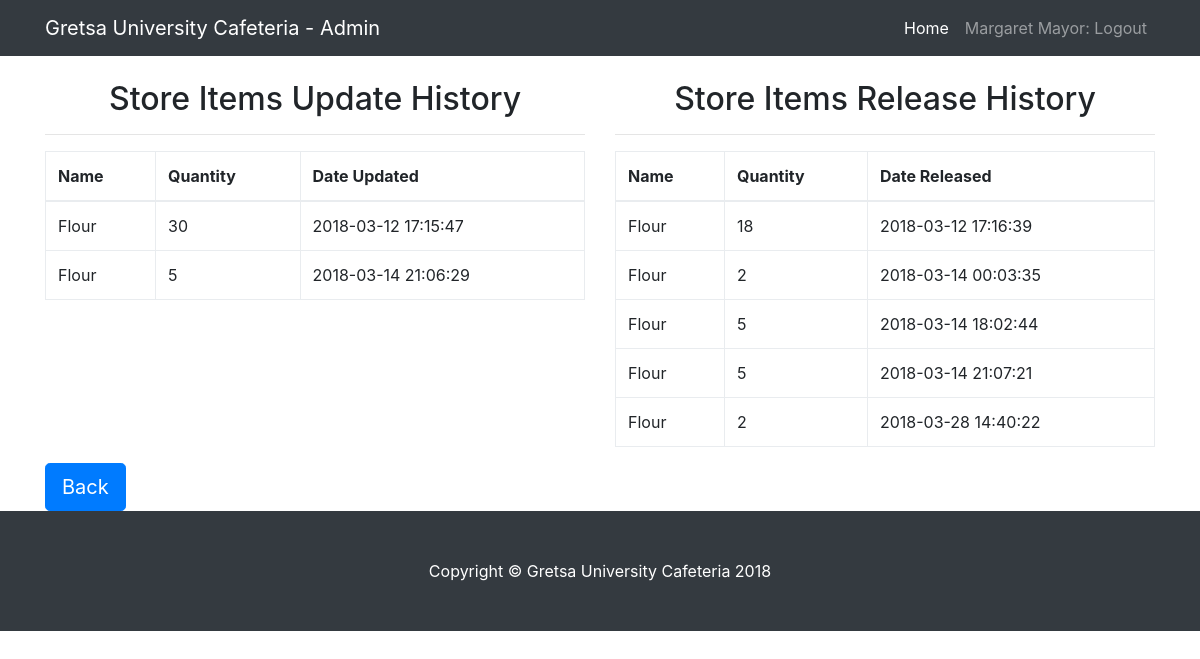
The app's page /admin/viewstock.php?view=1 (signed in) with its own data.
### tables this page shows
CREATE TABLE IF NOT EXISTS `stockupdate` (
  `id` int(11) NOT NULL AUTO_INCREMENT,
  `stockid` int(11) DEFAULT NULL,
  `quantity` double DEFAULT NULL,
  `date` datetime DEFAULT CURRENT_TIMESTAMP,
  PRIMARY KEY (`id`)
);

CREATE TABLE IF NOT EXISTS `stock` (
  `id` int(11) NOT NULL AUTO_INCREMENT,
  `name` varchar(50) NOT NULL DEFAULT '0',
  `date` timestamp NOT NULL DEFAULT CURRENT_TIMESTAMP,
  `quantity` double DEFAULT '0',
  `price` int(11) DEFAULT '0',
  `arch` smallint(6) DEFAULT '0',
  PRIMARY KEY (`id`)
);

CREATE TABLE IF NOT EXISTS `stockrelease` (
  `id` int(11) NOT NULL AUTO_INCREMENT,
  `stockid` int(11) DEFAULT NULL,
  `quantity` double DEFAULT NULL,
  `date` datetime DEFAULT CURRENT_TIMESTAMP,
  PRIMARY KEY (`id`)
);

### admin/viewstock.php (the view, shortened to what this page needs)
<?php
require_once '../core.php';
$id = $_SESSION["adminid"];
$waiterR = $db->query("SELECT * FROM admin WHERE id='$id'");
$waiter = mysqli_fetch_assoc($waiterR);
if(isset($_GET['view'])){
	$vid = $_GET['view'];
	$results = $db->query("SELECT * FROM stock JOIN stockupdate on stock.id = stockupdate.stockid WHERE stock.id = '$vid'");
	$results2 = $db->query("SELECT * FROM stock JOIN stockrelease on stock.id = stockrelease.stockid WHERE stock.id = '$vid'");
}
?>
<!DOCTYPE html>
<html lang="en">
  <head>
    <link href="../vendor/bootstrap/css/bootstrap.min.css" rel="stylesheet">
    <link href="../css/blog-home.css" rel="stylesheet">
  </head>
  <body>
    <nav class="navbar navbar-expand-lg navbar-dark bg-dark fixed-top">
      <div class="container">
        <a class="navbar-brand" href="#">Gretsa University Cafeteria - Admin</a>
        <div class="collapse navbar-collapse" id="navbarResponsive">
         <ul class="navbar-nav ml-auto">
            <li class="nav-item active">
              <a class="nav-link" href="index.php">Home
              </a>
            </li>
            <li class="nav-item">
              <a class="nav-link" href="logout.php"><?=$waiter['name'];?>: Logout</a>
            </li>
          </ul>
        </div>
      </div>
    </nav>
	<br>
    <div class="container">
      <div class="row">
<div class="col-md-6">
        <h2 class="text-center">Store Items Update History</h2><hr>
<table class="table table-bordered stable-striped table-auto table-condensed">
	<thead>
		<th>Name</th>
		<th>Quantity</th>
		<th>Date Updated</th>
	</thead>
	<tbody>
	<?php while($stock = mysqli_fetch_assoc($results)) : ?>
		<tr>
			<td><?=$stock['name']; ?></td>
			<td><?=$stock['quantity']; ?></td>
			<td><?=$stock['date']; ?></td>
		</tr>
		<?php endwhile; ?>
	</tbody>
</table>
</div>
<div class="col-md-6">
        <h2 class="text-center">Store Items Release History</h2><hr>
<table class="table table-bordered stable-striped table-auto table-condensed">
	<thead>
		<th>Name</th>
		<th>Quantity</th>
		<th>Date Released</th>
	</thead>
	<tbody>
	<?php while($stock2 = mysqli_fetch_assoc($results2)) : ?>
		<tr>
			<td><?=$stock2['name']; ?></td>
			<td><?=$stock2['quantity']; ?></td>
			<td><?=$stock2['date']; ?></td>
		</tr>
		<?php endwhile; ?>
	</tbody>
</table>
</div>
	  <br>
</div>
     	<div class="">
<a class="btn btn-primary btn-lg" href="stock.php">Back</a>
</div>
    </div>
    <footer class="py-5 bg-dark">
      <div class="container">
        <p class="m-0 text-center text-white">Copyright &copy; Gretsa University Cafeteria 2018</p>
      </div>
    </footer>
  </body>
</html>

### css/blog-home.css (style rules this page uses)
body { padding-top: 54px; }
@media (min-width: 992px) { body { padding-top: 56px; } }

### records on screen
stockupdate: stockid.name "Flour", quantity "30", date "2018-03-12 17:15:47"
stockupdate: stockid.name "Flour", quantity "5", date "2018-03-14 21:06:29"
stockrelease: stockid.name "Flour", quantity "18", date "2018-03-12 17:16:39"
stockrelease: stockid.name "Flour", quantity "2", date "2018-03-14 00:03:35"
stockrelease: stockid.name "Flour", quantity "5", date "2018-03-14 18:02:44"
stockrelease: stockid.name "Flour", quantity "5", date "2018-03-14 21:07:21"
stockrelease: stockid.name "Flour", quantity "2", date "2018-03-28 14:40:22"

### other values on screen
$waiter['name'] "Margaret Mayor"
